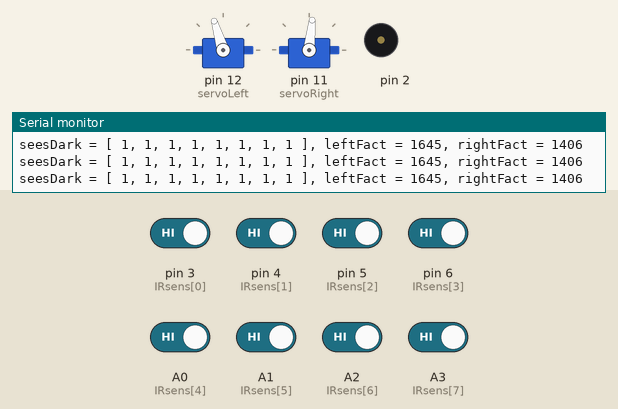
This sketch was run on a simulated Arduino Uno, built with avr-gcc and run on an emulated ATmega328P. Parts: 2 × servo, buzzer (waves = sounding), the last lines printed to the serial monitor. The inputs (shaded band) are chosen by the test bench; at power-on: A0 (IRsens[4]), A1 (IRsens[5]), A2 (IRsens[6]), A3 (IRsens[7]), pin 3 (IRsens[0]), pin 4 (IRsens[1]), pin 5 (IRsens[2]), pin 6 (IRsens[3]) HIGH.

Above: at 2.3 s.
2.4 s: A1 (IRsens[5]) driven LOW
At 3.9 s:
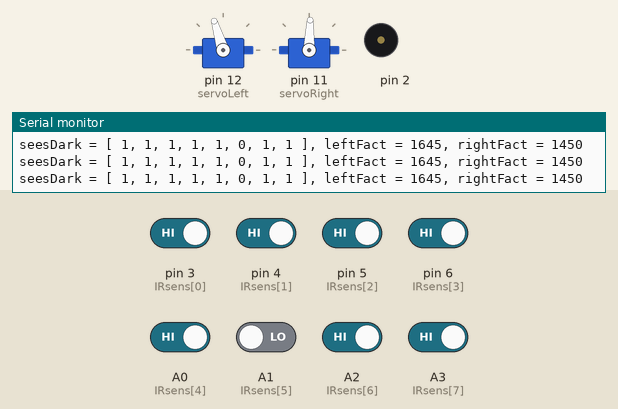
5.4 s: A2 (IRsens[6]) driven LOW
At 6.0 s:
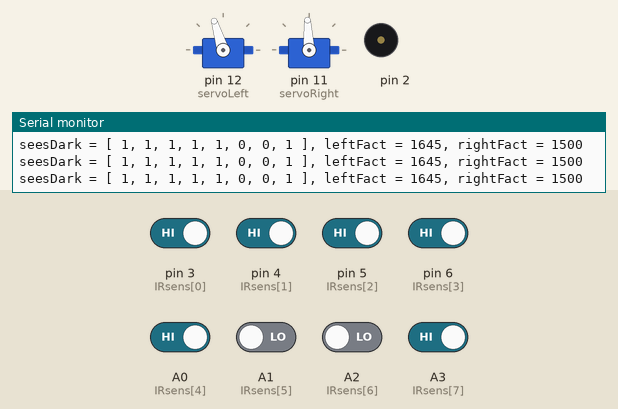
7.0 s: A3 (IRsens[7]) driven LOW
At 7.7 s:
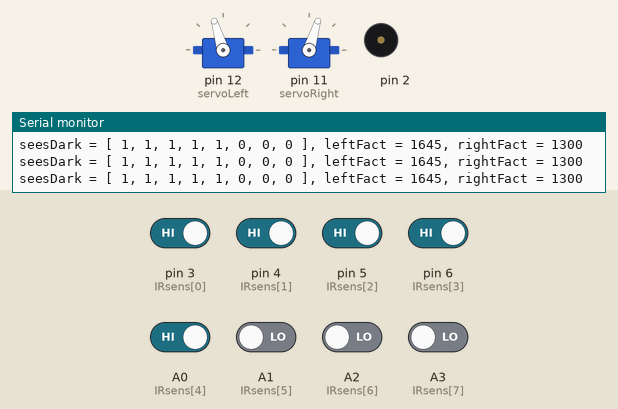
10.0 s: A3 (IRsens[7]) driven HIGH
At 11.6 s:
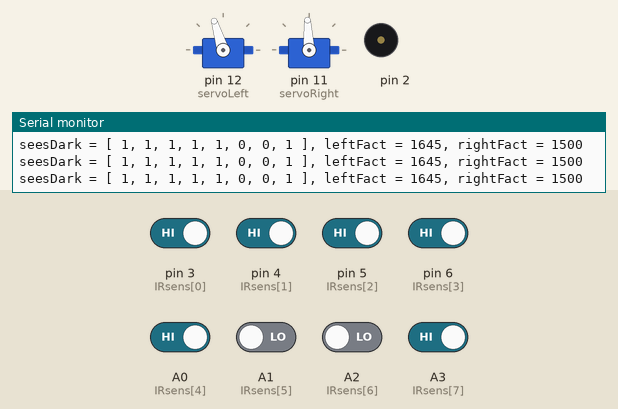
13.0 s: pin 4 (IRsens[1]) driven LOW and pin 5 (IRsens[2]) driven LOW
At 13.6 s:
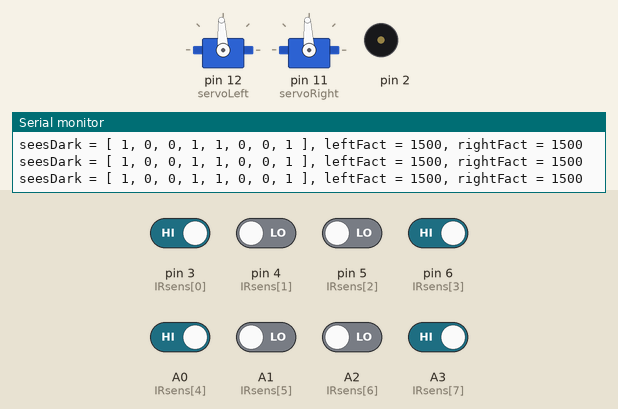
14.6 s: A3 (IRsens[7]) driven LOW
At 15.3 s:
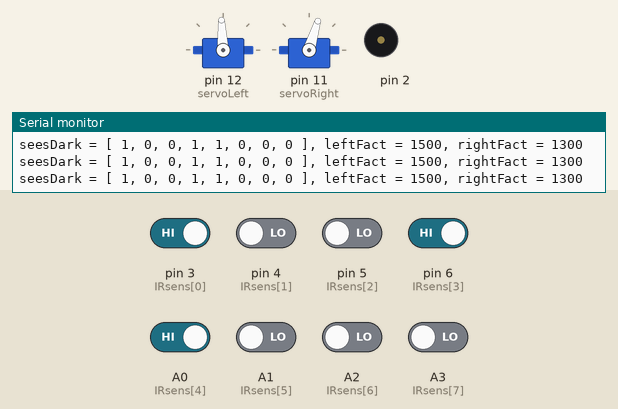
Timing chart, 0 to 17.1 s (numbered marks = the images above; inputs shaded):
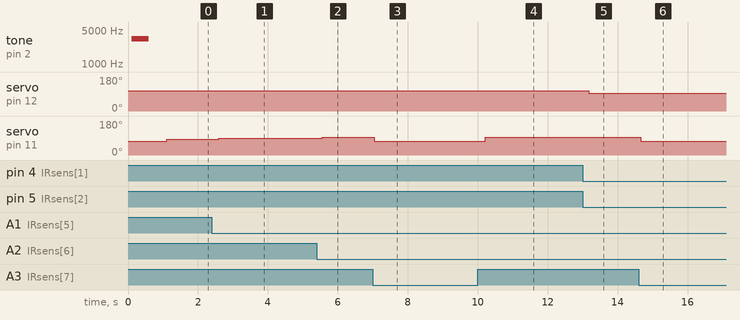

The sketch:

LF_IR8.ino
```cpp
// Test code for Parallax 8 IR-sensor line follower: -- IR8test
#include <Servo.h>

Servo servoLeft;
Servo servoRight;

/* Logic: Assume straight is
 servoLeft.writeMicroseconds(1645);   //Left goes counter clockwise
 servoRight.writeMicroseconds(1300);   //Right goes clockwise
 leftRange = 145 // from 1500 = stop
 rightRange = -200  // from 1500 = stop
 Then IR sensors 0, 1, and 2, will reduce speed of LEFT wheel by 100, 50, and 10% respectively
 and IR 5, 6, and 7 will reduce speed of RIGHT wheel by 10, 50 , and 100, resp.
 Then??/
 */
int leftRange = 145; // from 1500 = stop
int rightRange = -200;  // from 1500 = stop
int leftNum, rightNum;
int leftFact, rightFact;
int lSpeed, rSpeed;

int enablePin = 10;
int IRsens[] = {
  3, 4, 5, 6, A0, A1, A2, A3};
int seesDark[7];

//int EnablePin = 10;

void setup() {
  servoLeft.attach(12);      // Left on pin 12
  servoRight.attach(11);     // Right on pin 11
  servoLeft.writeMicroseconds(1645);   //Left goes counter clockwise
  servoRight.writeMicroseconds(1300);   //Right goes clockwise
  delay(100);

  // Define the input pins for the 8 IR sensors)
  for (int i = 0; i <= 7; i++) {
    pinMode(IRsens[i], INPUT);     // IR sensor Pin i
  }

  // Define INPUT pin
  //pinMode(enablePin, OUTPUT);   // IR sensor Pin EN, Enable, pull low for low-power mode
  //digitalWrite(enablePin, LOW); // Set to low power mode

  Serial.begin(9600);

  tone(2, 3300, 500); // Play start tone for 1 second
  delay(1000);    // Wait for tone to end
  //  tone(2, 1300, 500); // Play start tone for 1 second
  //delay(1000);    // Wait for tone to end
}

void loop() {
  servoLeft.attach(12);      // Left on pin 12
  servoRight.attach(11);     // Right on pin 11
  Serial.println();
  Serial.print("seesDark = [ ");
  for (int i = 0; i < 8; i++) {
    seesDark[i] = digitalRead(IRsens[i]);
    Serial.print(seesDark[i]);
    if (i < 7) Serial.print(", ");
  }
  Serial.print(" ]");
  leftNum = (seesDark[0] + seesDark[1] + seesDark[2] );
  if( leftNum > 0 ) {
    leftFact = leftRange * (1 - ((( seesDark[0]*100 + seesDark[1]*50 + seesDark[2]*10 )/ leftNum )/100));
  }
  else {
    leftFact = leftRange;
  }
  Serial.print(", leftFact = ");
  Serial.print(1500 + leftFact);

  rightNum = (seesDark[7] + seesDark[6] + seesDark[5] );
  if( rightNum > 0 ) {
    rightFact = rightRange * (1 - ((( seesDark[7]*100 + seesDark[6]*50 + seesDark[5]*10 )/ rightNum )/100.));
  }
  else {
    rightFact = rightRange;
  }
  Serial.print(", rightFact = ");
  Serial.print(1500 + rightFact);
  Serial.println();
  lSpeed = 1500 + leftFact;
  rSpeed = 1500 + rightFact;
  servoLeft.writeMicroseconds(lSpeed);   //Left goes counter clockwise
  servoRight.writeMicroseconds(rSpeed);   //Right goes clockwise

  delay(200);
}
```

Measured:
- after the input at 2.4 s, servo on pin 11 (servoRight): 84° → 88° after 0.19 s
- after the input at 5.4 s, servo on pin 11 (servoRight): 88° → 93° after 0.16 s
- after the input at 7.0 s, servo on pin 11 (servoRight): 93° → 73° at once
- after the input at 10.0 s, servo on pin 11 (servoRight): 73° → 93° after 0.21 s
- after the input at 13.0 s, servo on pin 12 (servoLeft): 107° → 93° after 0.17 s
- after the input at 14.6 s, servo on pin 11 (servoRight): 93° → 73° after 0.06 s
